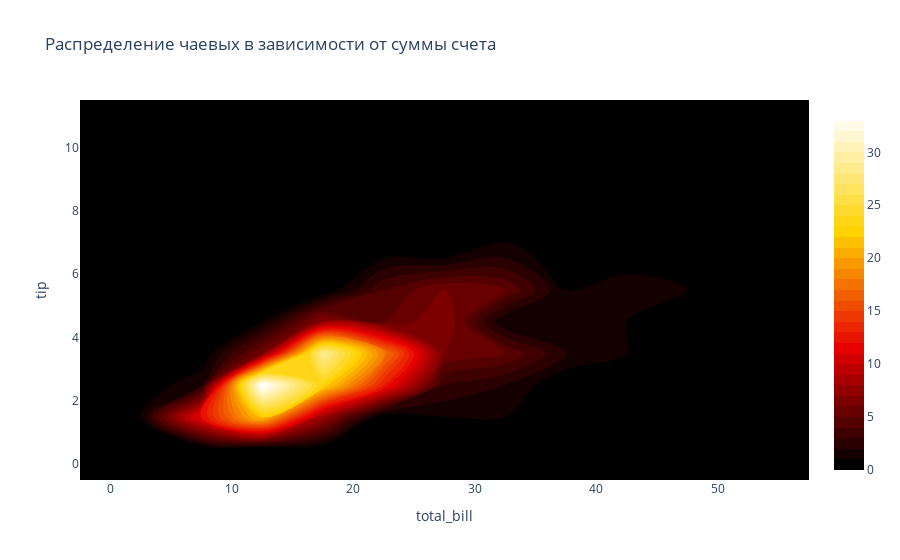

Notebook source saved alongside this figure:
### Markdown cell above
Выведите результат:

### Code cell
fig.show(config=config)

### Figure 1 — Plotly figure (JSON) as saved in the notebook; plotly's stock layout.template omitted (floating-point values rounded to 4 significant figures; data arrays with more than 128 entries replaced by an {"elided": "..."} marker saying what was removed)
{"data": [{"colorscale": [[0, "rgb(0,0,0)"], [0.3333, "rgb(230,0,0)"], [0.6667, "rgb(255,210,0)"], [1, "rgb(255,255,255)"]], "contours": {"coloring": "fill", "showlines": false}, "hovertemplate": "total_bill=%{x}<br>tip=%{y}<br>count=%{z}<extra></extra>", "legendgroup": "", "line": {"color": "#636efa", "width": 0}, "name": "", "ncontours": 50, "showlegend": false, "type": "histogram2dcontour", "x": {"elided": "244 float values"}, "xaxis": "x", "xbingroup": "x", "y": {"elided": "244 float values"}, "yaxis": "y", "ybingroup": "y"}], "layout": {"legend": {"tracegroupgap": 0}, "title": {"text": "Распределение чаевых в зависимости от суммы счета"}, "xaxis": {"anchor": "y", "domain": [0, 1], "title": {"text": "total_bill"}}, "yaxis": {"anchor": "x", "domain": [0, 1], "title": {"text": "tip"}}}}
